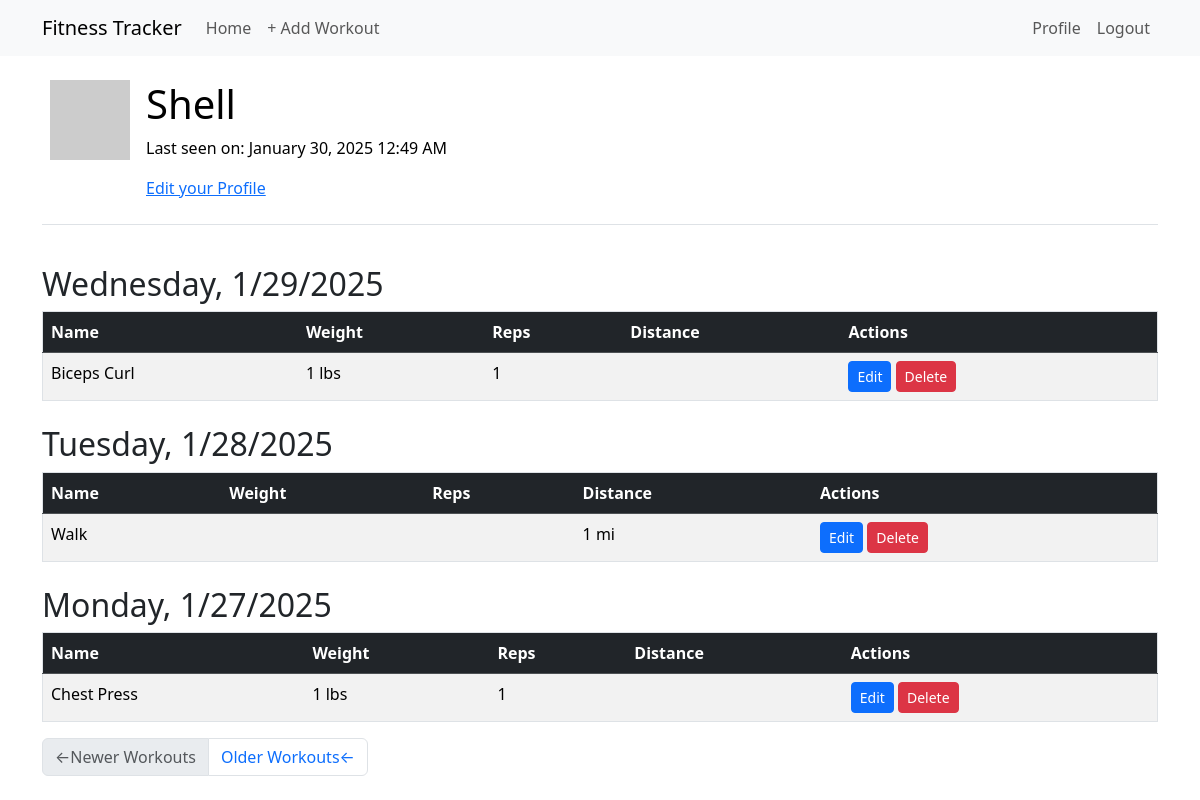
The page /user/Shell (signed in) on the database as committed earlier.
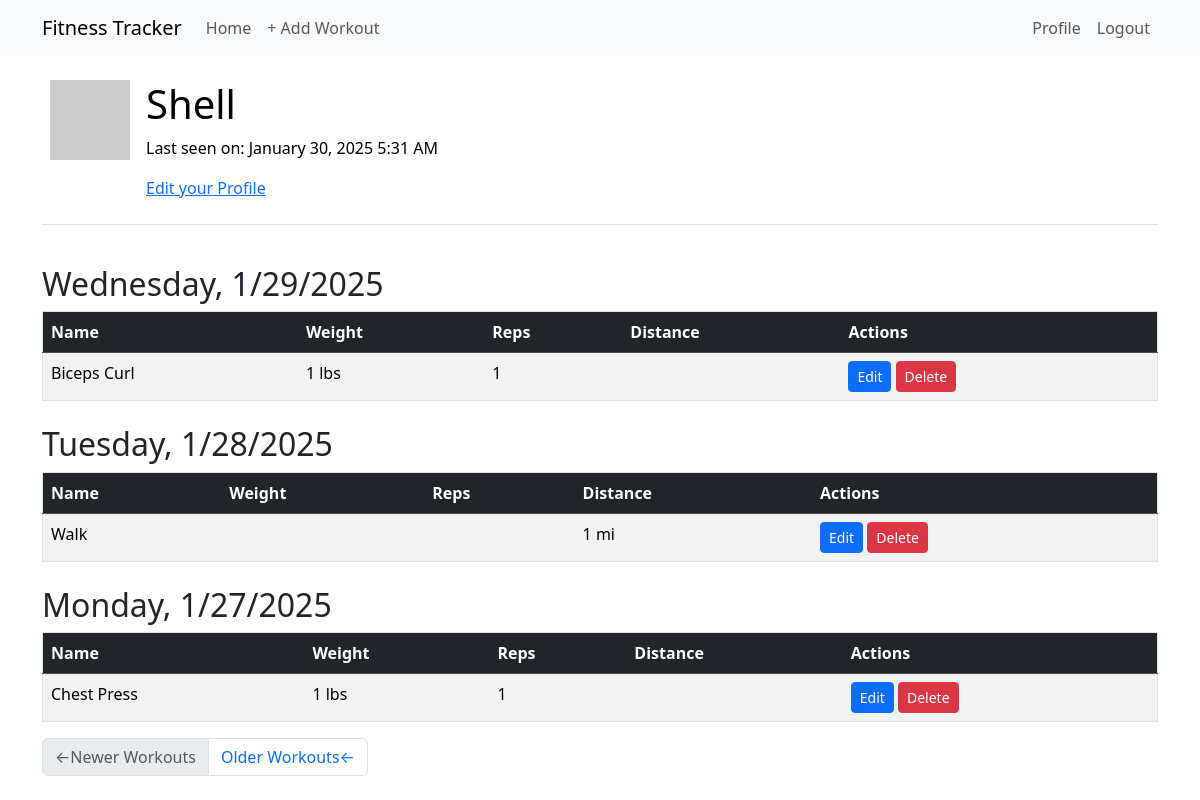
The same page on the database as committed later.
### app/models.py (models this page shows, shortened)
class User(UserMixin, db.Model):
    id: Mapped[int] = mapped_column(primary_key=True)
    username: Mapped[str] = mapped_column(String(64), index=True, unique=True)
    email: Mapped[str] = mapped_column(String(120), index=True, unique=True)
    password_hash: Mapped[Optional[str]] = mapped_column(String(256))
    workouts: Mapped[List['Workout']] = relationship(back_populates='user', lazy='dynamic')
    about_me: Mapped[Optional[str]] = mapped_column(String(140))
    last_seen: Mapped[Optional[datetime]] = mapped_column(
        default=lambda: datetime.now(timezone.utc))
    def avatar(self, size):
        digest = md5(self.email.lower().encode('utf-8')).hexdigest()
        return f'https://www.gravatar.com/avatar/{digest}?d=identicon&s={size}'

class Workout(db.Model):
    id: Mapped[int] = mapped_column(primary_key=True)
    date: Mapped[datetime] = mapped_column(index=True, default=lambda: datetime.now(timezone.utc))
    user_id: Mapped[int] = mapped_column(ForeignKey(User.id), index=True)
    user: Mapped[User] = relationship(back_populates='workouts')
    exercises: Mapped[List["Exercise"]] = relationship(secondary='workout_exercise', back_populates="workouts")

class Exercise(db.Model):
    id: Mapped[int] = mapped_column(primary_key=True)
    name: Mapped[str] = mapped_column(String(64), index=True)
    exercise_type: Mapped[str] = mapped_column(String(64))
    reps: Mapped[int] = mapped_column(Integer, nullable=True, default=None)
    weight: Mapped[int] = mapped_column(Integer, nullable=True, default=None)
    distance: Mapped[int] = mapped_column(Integer, nullable=True, default=None)
    workouts: Mapped[List['Workout']] = relationship(secondary='workout_exercise', back_populates='exercises')

### app/routes.py (the view)
@app.route('/user/<username>')
@login_required
def user(username):
    if not current_user.is_authenticated:
        return redirect(url_for('index'))
    page = request.args.get('page', 1, type=int)
    user = db.first_or_404(sa.select(User).where(User.username == username))
    query = user.workouts.order_by(Workout.date.desc())
    workouts = db.paginate(query, page=page, per_page=app.config['WORKOUTS_PER_PAGE'], error_out=False)
    next_url = url_for('user', username=username, page=workouts.next_num) \
        if workouts.has_next else None
    prev_url = url_for('user', username=username, page=workouts.prev_num) \
        if workouts.has_prev else None
    return render_template('user.html', user=current_user, workouts=workouts.items, next_url=next_url, prev_url=prev_url)

### app/models.py (called while the page is built)
@login.user_loader
def load_user(id):
    return db.session.get(User, int(id))

### app/routes.py (called while the page is built)
@app.before_request
def before_request():
    if current_user.is_authenticated:
        current_user.last_seen = datetime.now(timezone.utc)
        db.session.commit()

### app/templates/user.html (shortened to what this page needs)
{% extends "base.html" %} {% block content %}
<table class="table table-hover">
  <tr>
    <td width="64px"><img src="{{ user.avatar(64) }}" /></td>
    <td>
      <h1>{{ user.username }}</h1>
      {% if user.last_seen %}<p>Last seen on: {{ moment(user.last_seen).format('LLL') }}</p>{% endif %}
      {% if user == current_user %}
      <p><a href="{{ url_for('edit_profile') }}">Edit your Profile</a></p>
      {% endif %}
    </td>
  </tr>
</table>
{% include '_workout.html' %}
<nav aria-label="Post navigation">
  <ul class="pagination">
    <li class="page-item{% if not prev_url %} disabled{% endif %}">
      <a class="page-link" href="{{ prev_url }}">
        <span aria-hidden="true">&larr;</span>Newer Workouts
      </a>
    </li>
    <li class="page-item{% if not next_url %} disabled{% endif %}">
      <a class="page-link" href="{{ next_url }}">
        Older Workouts<span aria-hidden="true">&larr;</span>
      </a>
    </li>
  </ul>
</nav>
{% endblock %}

### app/templates/base.html (shortened to what this page needs)
<!doctype html>
<html lang="en">
  <head>
    <link
        href="https://cdn.jsdelivr.net/npm/bootstrap@5.3.2/dist/css/bootstrap.min.css"
        rel="stylesheet"
>
  </head>
  <body>
    <nav class="navbar navbar-expand-lg bg-body-tertiary">
      <div class="container">
        <a class="navbar-brand" href="{{ url_for('index') }}">Fitness Tracker</a>
        <div class="collapse navbar-collapse" id="navbarSupportedContent">
          <ul class="navbar-nav me-auto mb-2 mb-lg-0">
            <li class="nav-item">
              <a class="nav-link" aria-current="page" href="{{ url_for('index') }}">Home</a>
            </li>
            <li class="nav-item">
              <a class="nav-link" aria-current="page" href="{{ url_for('create_workout') }}">+ Add Workout</a>
            </li>
          </ul>
          <ul class="navbar-nav mb-2 mb-lg-0">
            {% if current_user.is_anonymous %}
            <li class="nav-item">
              <a class="nav-link" aria-current="page" href="{{ url_for('login') }}">Login</a>
            </li>
            {% else %}
            <li class="nav-item">
              <a class="nav-link" aria-current="page" href="{{ url_for('user', username=current_user.username) }}">Profile</a>
            </li>
            <li class="nav-item">
              <a class="nav-link" aria-current="page" href="{{ url_for('logout') }}">Logout</a>
            </li>
            {% endif %}
          </ul>
        </div>
      </div>
    </nav>
    <div class="container mt-3">
      {% block content %}{% endblock %}
    </div>
  </body>
</html>

### app/templates/_workout.html (shortened to what this page needs)
<div class="table-responsive">
  {% set grouped_workouts = {} %}
  {% for date, workouts_on_date in grouped_workouts.items() %}
      <table class="table table-striped table-hover border">
        <thead class="table-dark">
          <tr>
            <th scope="col">Name</th>
            <th scope="col">Weight</th>
            <th scope="col">Reps</th>
            <th scope="col">Distance</th>
            <th scope="col">Actions</th>
          </tr>
        </thead>
        <h2 class="mt-4">{{ moment(date, local=True).format('dddd') }}, {{ moment(date, local=True).format('l') }}</h2>
        <tbody>
          {% for workout in workouts_on_date %}
          <tr>
            <td>{{ workout.exercises[0].name }}</td>
            <td>{{ workout.exercises[0].weight ~ ' lbs' if workout.exercises[0].weight is not none else '' }}</td>
            <td>{{ workout.exercises[0].reps or "" }}</td>
            <td>{{ workout.exercises[0].distance ~ ' mi' if workout.exercises[0].distance is not none else '' }}</td>
            <td>
              <a
                href="{{ url_for('edit_workout', workout_id=workout.id) }}"
                class="btn btn-primary btn-sm"
              >
                Edit
              </a>
              <a
                href="{{ url_for('delete_workout', workout_id=workout.id) }}"
                class="btn btn-danger btn-sm"
              >
                Delete
              </a>
            </td>
          </tr>
          {% endfor %} {% endfor %}
        </tbody>
      </table>
</div>

Rows that differ between the two databases and show on the page:
changed User "Shell": last_seen "January 30, 2025 12:49 AM" → "January 30, 2025 5:31 AM"
